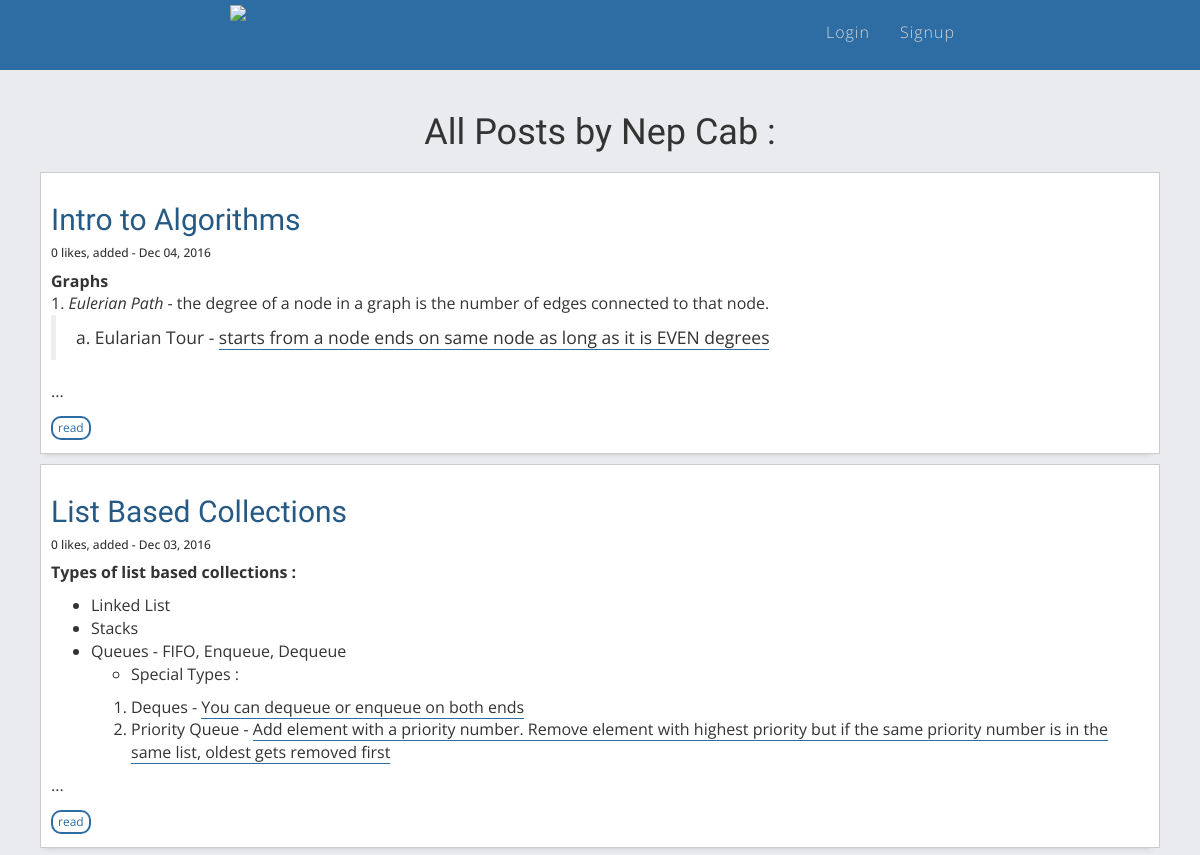
The page /showuser/4 (upper part) on the database as committed earlier.
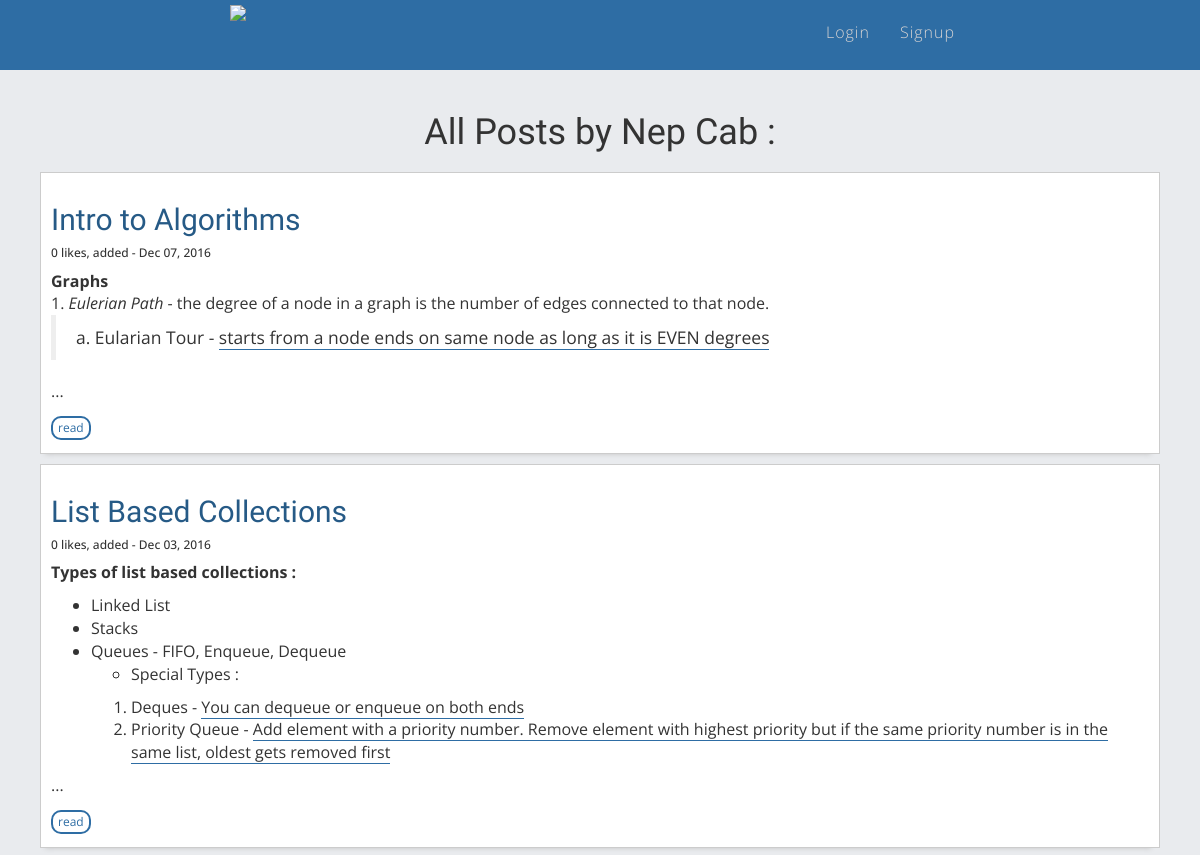
The same page on the database as committed later.
### database.py (models this page shows, shortened)
class User(Base):
	__tablename__ = 'user'
	id = Column(Integer, primary_key=True)
	username = Column(String(250), nullable=False)
	description = Column(String(100))
	email = Column(String(250), nullable=False)
	account = Column(String(250), nullable=False)
	picture = Column(String(250))
	password = Column(String(250))
	sq_one = Column(String(250))
	sa_one = Column(String(250))
	posts = relationship('Post', cascade="delete")
	tests = relationship('Test', cascade="delete")

class Post(Base):
	__tablename__ = 'post'
	id = Column(Integer, primary_key=True)
	user_id = Column(Integer, ForeignKey('user.id'))
	user = relationship(User)
	title = Column(String(250), nullable=False)
	picture = Column(String(250))
	post_content = Column(String(250), nullable=False)
	date_added = Column(DateTime, nullable=False)
	comments = relationship('Comment', cascade="delete")
	keywords = relationship('Keyword', cascade="delete")
	likes = relationship('Like', cascade="delete")
	tests = relationship('Test', cascade="delete")

### __init__.py (the view)
@app.route('/showuser/<int:user_id>', methods = ['GET'])
def showUser(user_id):
	posts = find_user_posts(user_id)
	return render_template('showuser.html',
		posts = posts,
		user_logged = find_logged_user(),
		user = getUserByID(user_id))

### __init__.py (called while the page is built)
def getUserByID(user_id):
	user = session.query(User).filter_by(id = user_id).one()
	return user

def find_logged_user():
	if 'username' in login_session:
		user = User(id = login_session['user_id'],
			username = login_session['username'],
			picture = login_session['picture'],
			email = login_session['email'],
			account = login_session['provider']
			)
		return user
	else:
		return None

def find_user_posts(user_id):
	try:
		posts = session.query(Post).filter_by(
			user_id = user_id).order_by(desc(Post.date_added)).all()
		return posts
	except Exception as e:
		print e
		return None

def find_likes_sum(post_id):
	try:
		likes = session.query(Like).filter_by(post_id = post_id).count()
		return likes or 0
	except Exception as e:
		print e
		return None

def firstline(content):
	return content.split('\n')[0]

def standard_date(date):
	return date.strftime('%b %d, %Y')

### parser.py (called while the page is built, shortened)
def markdown(content, status):
    attrs = {
        '*': ['class'],
        'a': ['href', 'rel'],
        'font': ['size'],
        'blockquote': ['style']
        }
    bleached_content = bleach.clean(content,
        tags = ['strong','b','i','em','h1',
        'h2','pre','code', 'br', 'u', 'li',
        'ul', 'ol', 'q', 'a', 'div', 'font',
        'blockquote'], attributes=attrs)
    return bleached_content

### templates/showuser.html (shortened to what this page needs)
{% extends "base.html" %}
{% block content %}
<div class="container">
  <div class="row">
    <div class="col-md-12">
      <br>
        <div class="row">
          <div class="col-md-12 text-center">
            <h1>All Posts by {{ user.username }} :</h1>
          </div>
        </div>
        <div class="row">
          <div class="col-md-12">
            {% for post in posts %}
              <div class="item">
                <h2><a href="{{ url_for('showPost', post_id = post.id) }}">{{ post.title }}</a></h2>
                <h6>{{ post.id | find_likes_sum }} likes, added - {{ post.date_added | standard_date }}</h6>
                <p>{{ post.post_content | markdown('readonly') | firstline | safe }}... </p><a href="{{ url_for('showPost', post_id = post.id) }}" class="btn btn-primary btn-xs">read</a>
              </div>
            {% endfor %}
          </div>
        </div>
    </div>
  </div>
</div>
{% endblock %}

### templates/base.html (shortened to what this page needs)
<!doctype html>
<html lang="en">
<head>
  <link href="https://maxcdn.bootstrapcdn.com/font-awesome/4.5.0/css/font-awesome.min.css" rel="stylesheet">
  <link rel="stylesheet" href="https://maxcdn.bootstrapcdn.com/bootstrap/3.3.7/css/bootstrap.min.css">
  <link rel="stylesheet" href="/static/css/style.css">
</head>
<body>
  <nav class="nav navbar-default" id="nav">
    <div class="container-fluid">
      <div class="row navigation">
        <div class="col-md-8 col-md-offset-2">
          <div class="navbar-header">
            <a href="/"><img src="/static/images/logo.png" class="img-responsive navbar-brand"></a>
          </div>
          <div class="collapse navbar-collapse" id="menu">
            <ul class="nav navbar-nav navbar-right text-center">
              {% if user_logged: %}
                {% if user_logged.picture %}
                <li><a href="/usersettings"><img src="{{ user_logged.picture }}" class="user_pic"><strong> {{ user_logged.username }}</strong></a></li>
                {% else %}
                <li><a href="/usersettings"><i class="fa fa-user fa-lg"></i><strong> {{ user_logged.username }}</strong></a></li>
                {% endif %}
                <li><a href="/">Browse</a></li>
                <li><a href="{{ url_for('showUser', user_id = user_logged.id) }}">Posts</a></li>
                <li><a href="/gdisconnect">Logout</a></li>
                <li><a href="/help"><i class="fa fa-question-circle fa-lg"></i></a></li>
              {% else: %}
                <li><a href="/login">Login</a></li>
                <li><a href="/register">Signup</a></li>
              {% endif %}
            </ul>
          </div>
        </div>
      </div>
    </div>
  </nav>
<div id="content">
{% block content %}
{% endblock %}
</div>
</body>
</html>

### static/css/style.css (style rules this page uses)
body { font-family: 'Open Sans', sans-serif; font-size: 16px; background-color: #2e6da4; }
h1,h2, h3 { font-family: 'Raleway', sans-serif; }
p { font-weight: 300; }
a { color: #265a86; }
.navigation { background-color: #2e6da4; }
.navbar-header, .navbar-default .navbar-collapse, .navbar-default .navbar-form { background-color: #2e6da4; color: black; }
.navbar-default .navbar-nav>li>a { font-weight: lighter; letter-spacing: 1px; color: #d6d3d3; }
.btn { border-radius: 10px; }
.btn-primary { background-color: rgba(0,0,0,0); color: #2e6da4; border: 2px solid #2e6da4; }
.navbar-brand { padding: 5px 20px 5px 15px; height: 70px; }
.navbar-nav { padding: 0 15px; }
.navbar-nav>li>a { height: 70px; line-height: 35px; }
#content { background-color: #e9ebee; }
.btn-xs { margin-top: 3px; margin-bottom: 3px; }
div .item { border: 1px solid #cccccc; -webkit-box-shadow: -2px 7px 5px -7px rgba(194,194,194,1); -moz-box-shadow: -2px 7px 5px -7px rgba(194,194,194,1); box-shadow: -2px 7px 5px -7px rgba(194,194,194,1); margin: 10px; padding: 10px; background-color: white; }
u { text-decoration: none; border-bottom: 1px solid #2e6da4; }

Rows that differ between the two databases and show on the page:
changed Post "Intro to Algorithms": date_added|standard_date "Dec 04, 2016" → "Dec 07, 2016"
